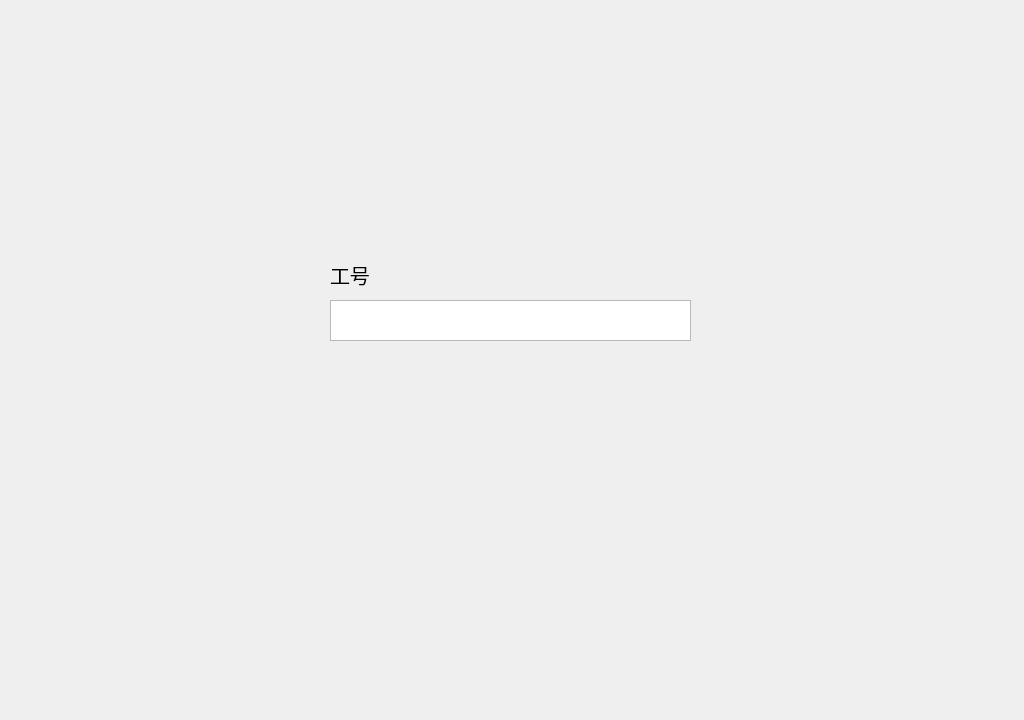
<?xml version="1.0" encoding="UTF-8"?>
<ui version="4.0">
 <class>MainWindow</class>
 <widget class="QMainWindow" name="MainWindow">
  <property name="geometry">
   <rect>
    <x>0</x>
    <y>0</y>
    <width>1024</width>
    <height>720</height>
   </rect>
  </property>
  <property name="maximumSize">
   <size>
    <width>1024</width>
    <height>720</height>
   </size>
  </property>
  <property name="font">
   <font>
    <stylestrategy>PreferDefault</stylestrategy>
   </font>
  </property>
  <property name="windowTitle">
   <string>MainWindow</string>
  </property>
  <property name="autoFillBackground">
   <bool>false</bool>
  </property>
  <property name="styleSheet">
   <string notr="true"/>
  </property>
  <widget class="QWidget" name="centralwidget">
   <property name="styleSheet">
    <string notr="true">background-image: url(:/new/prefix1/Login_background.png);</string>
   </property>
   <widget class="QLabel" name="label">
    <property name="geometry">
     <rect>
      <x>330</x>
      <y>260</y>
      <width>40</width>
      <height>30</height>
     </rect>
    </property>
    <property name="font">
     <font>
      <family>Noto Sans CJK SC Regular</family>
      <pointsize>15</pointsize>
     </font>
    </property>
    <property name="styleSheet">
     <string notr="true">background-color: transparent;</string>
    </property>
    <property name="text">
     <string>工号</string>
    </property>
    <property name="textFormat">
     <enum>Qt::AutoText</enum>
    </property>
   </widget>
   <widget class="QTextEdit" name="textEdit">
    <property name="geometry">
     <rect>
      <x>330</x>
      <y>300</y>
      <width>361</width>
      <height>41</height>
     </rect>
    </property>
   </widget>
  </widget>
 </widget>
 <resources>
  <include location="src/devicemonitormanagerqrc.qrc"/>
 </resources>
 <connections/>
</ui>
